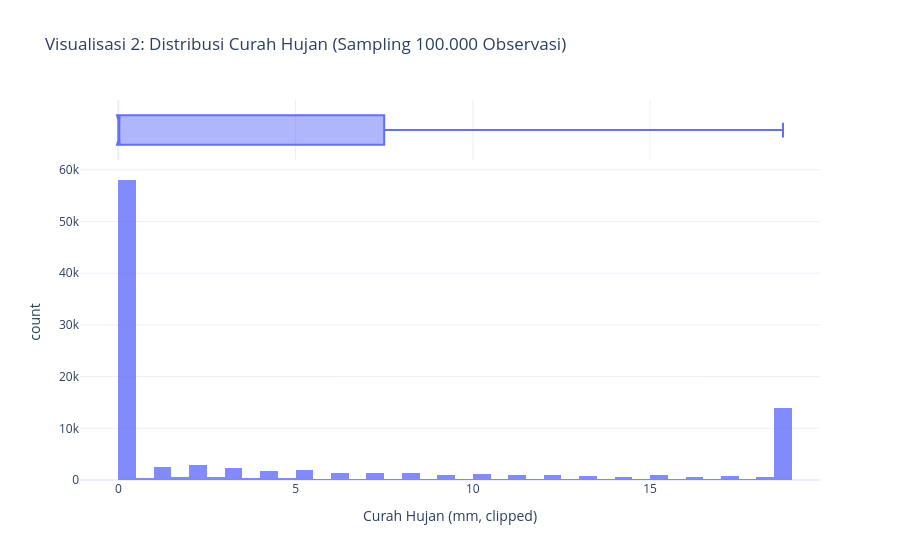

Notebook code cell kept with this figure:
### Code cell
# VISUALISASI 2: Distribusi Curah Hujan (Histogram + Boxplot)
plot_df2 = df_time.select(["rainfall_mm_clipped"]).filter(pl.col("rainfall_mm_clipped").is_not_null()).sample(100000, seed=42).to_pandas()

fig2 = px.histogram(plot_df2, x="rainfall_mm_clipped", nbins=60, 
                    title="Visualisasi 2: Distribusi Curah Hujan (Sampling 100.000 Observasi)",
                    labels={"rainfall_mm_clipped": "Curah Hujan (mm, clipped)"},
                    marginal="box", opacity=0.8)
fig2.update_layout(template="plotly_white")
fig2.show()

### Figure 1 — Plotly figure (JSON) as saved in the notebook; plotly's stock layout.template omitted (floating-point values rounded to 4 significant figures; data arrays with more than 128 entries replaced by an {"elided": "..."} marker saying what was removed)
{"data": [{"bingroup": "x", "hovertemplate": "Curah Hujan (mm, clipped)=%{x}<br>count=%{y}<extra></extra>", "legendgroup": "", "marker": {"color": "#636efa", "opacity": 0.8, "pattern": {"shape": ""}}, "name": "", "nbinsx": 60, "orientation": "v", "showlegend": false, "type": "histogram", "x": {"elided": "100000 float values"}, "xaxis": "x", "yaxis": "y"}, {"hovertemplate": "Curah Hujan (mm, clipped)=%{x}<extra></extra>", "legendgroup": "", "marker": {"color": "#636efa"}, "name": "", "notched": true, "showlegend": false, "type": "box", "x": {"elided": "100000 float values"}, "xaxis": "x2", "yaxis": "y2"}], "layout": {"barmode": "relative", "legend": {"tracegroupgap": 0}, "title": {"text": "Visualisasi 2: Distribusi Curah Hujan (Sampling 100.000 Observasi)"}, "xaxis": {"anchor": "y", "domain": [0.0, 1.0], "title": {"text": "Curah Hujan (mm, clipped)"}}, "xaxis2": {"anchor": "y2", "domain": [0.0, 1.0], "matches": "x", "showgrid": true, "showticklabels": false}, "yaxis": {"anchor": "x", "domain": [0.0, 0.8316], "title": {"text": "count"}}, "yaxis2": {"anchor": "x2", "domain": [0.8416, 1.0], "matches": "y2", "showgrid": false, "showline": false, "showticklabels": false, "ticks": ""}}}
